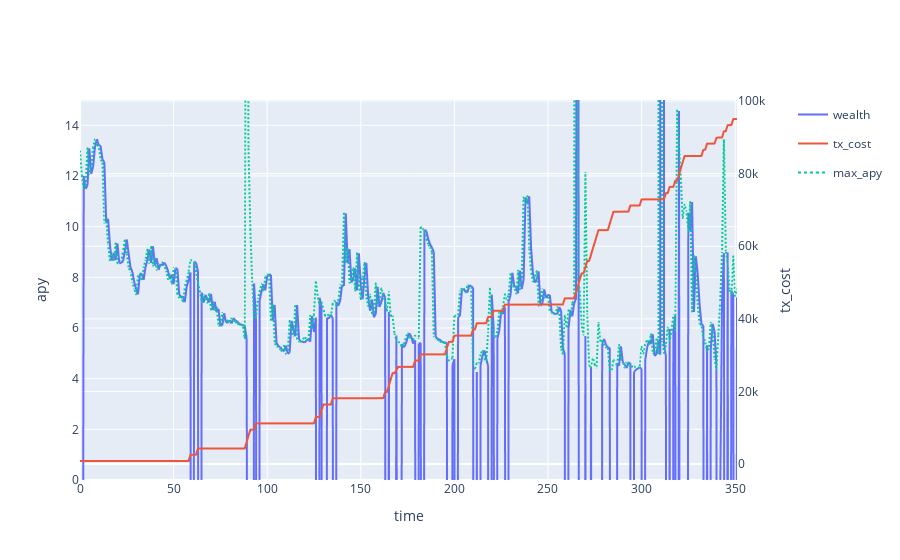

Notebook source saved alongside this figure:
### Code cell
backtest['pnl']["tx_cost"].iloc[0] = 0.001
cum_tx_cost = backtest['pnl']["tx_cost"].cumsum()
apy = (backtest['pnl']['wealth'] / backtest['pnl']['wealth'].shift(1) -1)*365/1*100
max_apy = backtest['full_apy'].max(axis=1)*100*(1-parameter_grid["base_buffer"])
max_apy.name = 'max_apy'

subfig = make_subplots(specs=[[{"secondary_y": True}]])

# create two independent figures with px.line each containing data from multiple columns
fig = px.line(apy,render_mode="webgl",)
fig3 = px.line(max_apy, render_mode="webgl")
fig3.update_traces(line={"dash": 'dot'})
fig2 = px.line(cum_tx_cost, render_mode="webgl",)
fig2.update_traces(yaxis="y2")
subfig.add_traces(fig.data + fig2.data + fig3.data)
subfig.layout.xaxis.title = "time"
subfig.layout.yaxis.title = "apy"
subfig.layout.yaxis.range = [0, 15]
subfig.layout.yaxis2.title = "tx_cost"

# recoloring is necessary otherwise lines from fig und fig2 would share each color
# e.g. Linear-, Log- = blue; Linear+, Log+ = red... we don't want this
subfig.for_each_trace(lambda t: t.update(line=dict(color=t.marker.color)))
subfig.show()

print(filename)
apy.mean()

### Figure 1 — Plotly figure (JSON) as saved in the notebook; plotly's stock layout.template omitted (floating-point values rounded to 4 significant figures; data arrays with more than 128 entries replaced by an {"elided": "..."} marker saying what was removed)
{"data": [{"hovertemplate": "variable=wealth<br>index=%{x}<br>value=%{y}<extra></extra>", "legendgroup": "wealth", "line": {"dash": "solid"}, "marker": {"symbol": "circle"}, "mode": "lines", "name": "wealth", "showlegend": true, "type": "scattergl", "x": {"elided": "352 int values"}, "xaxis": "x", "y": {"elided": "352 float values"}, "yaxis": "y"}, {"hovertemplate": "variable=tx_cost<br>index=%{x}<br>value=%{y}<extra></extra>", "legendgroup": "tx_cost", "line": {"dash": "solid"}, "marker": {"symbol": "circle"}, "mode": "lines", "name": "tx_cost", "showlegend": true, "type": "scattergl", "x": {"elided": "352 int values"}, "xaxis": "x", "y": {"elided": "352 float values"}, "yaxis": "y2"}, {"hovertemplate": "variable=max_apy<br>index=%{x}<br>value=%{y}<extra></extra>", "legendgroup": "max_apy", "line": {"dash": "dot"}, "marker": {"symbol": "circle"}, "mode": "lines", "name": "max_apy", "showlegend": true, "type": "scattergl", "x": {"elided": "352 int values"}, "xaxis": "x", "y": {"elided": "352 float values"}, "yaxis": "y"}], "layout": {"xaxis": {"anchor": "y", "domain": [0, 0.94], "title": {"text": "time"}}, "yaxis": {"anchor": "x", "domain": [0, 1], "range": [0, 15], "title": {"text": "apy"}}, "yaxis2": {"anchor": "x", "overlaying": "y", "side": "right", "title": {"text": "tx_cost"}}}}
